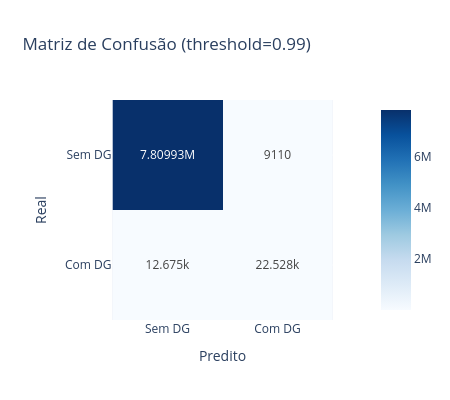

The notebook cell this image was saved under:
### Markdown cell above
## 3. Matriz de Confusão

### Code cell
cm = np.array(metrics['confusion_matrix'])
labels = ['Sem DG', 'Com DG']

fig3 = px.imshow(
    cm,
    x=labels, y=labels,
    text_auto=True,
    title=f'Matriz de Confusão (threshold={threshold:.2f})',
    labels=dict(x='Predito', y='Real'),
    color_continuous_scale='Blues',
)
fig3.update_layout(width=450, height=400)
fig3.show()
fig3.write_image(str(FIGURES_DIR / 'confusion_matrix.png'))

### Figure 1 — Plotly figure (JSON) as saved in the notebook; plotly's stock layout.template omitted (floating-point values rounded to 4 significant figures)
{"data": [{"coloraxis": "coloraxis", "hovertemplate": "Predito: %{x}<br>Real: %{y}<br>color: %{z}<extra></extra>", "name": "0", "texttemplate": "%{z}", "type": "heatmap", "x": ["Sem DG", "Com DG"], "xaxis": "x", "y": ["Sem DG", "Com DG"], "yaxis": "y", "z": [[7809930, 9110], [12675, 22528]]}], "layout": {"coloraxis": {"colorscale": [[0.0, "rgb(247,251,255)"], [0.125, "rgb(222,235,247)"], [0.25, "rgb(198,219,239)"], [0.375, "rgb(158,202,225)"], [0.5, "rgb(107,174,214)"], [0.625, "rgb(66,146,198)"], [0.75, "rgb(33,113,181)"], [0.875, "rgb(8,81,156)"], [1.0, "rgb(8,48,107)"]]}, "height": 400, "title": {"text": "Matriz de Confusão (threshold=0.99)"}, "width": 450, "xaxis": {"anchor": "y", "constrain": "domain", "domain": [0.0, 1.0], "scaleanchor": "y", "title": {"text": "Predito"}}, "yaxis": {"anchor": "x", "autorange": "reversed", "constrain": "domain", "domain": [0.0, 1.0], "title": {"text": "Real"}}}}
